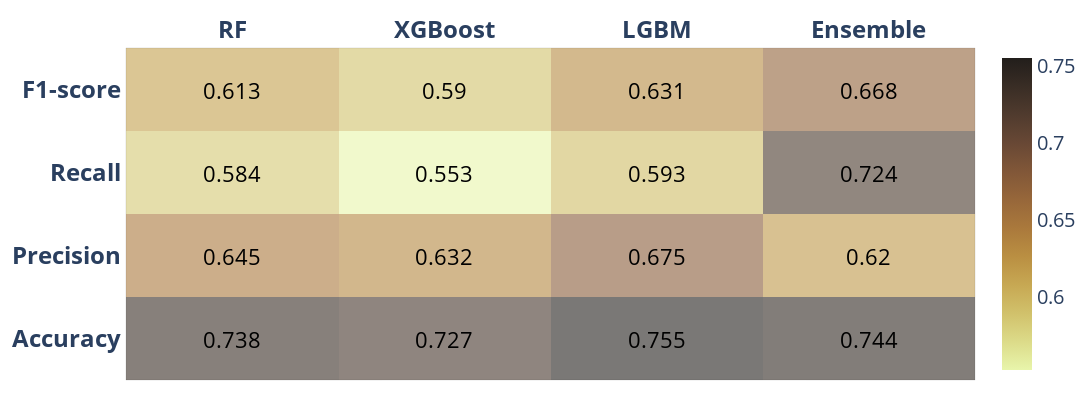

Source (notebook cell):
### Code cell
import numpy as np
import plotly.graph_objects as go
from functools import reduce
from itertools import product
from IPython.display import Image
SUB = str.maketrans("0123456789", "₀₁₂₃₄₅₆₇₈₉")
SUP = str.maketrans("0123456789", "⁰¹²³⁴⁵⁶⁷⁸⁹")
z=[[np.round(evaluation1(y_test,pred1)[0],3),np.round(evaluation1(y_test,pred2)[0],3),
    np.round(evaluation1(y_test,pred4)[0],3),np.round(evaluation1(y_test,pred)[0],3)],
   
   [np.round(evaluation1(y_test,pred1)[1],3),np.round(evaluation1(y_test,pred2)[1],3),
    np.round(evaluation1(y_test,pred4)[1],3),np.round(evaluation1(y_test,pred)[1],3)],
   
   [np.round(evaluation1(y_test,pred1)[2],3),np.round(evaluation1(y_test,pred2)[2],3),
    np.round(evaluation1(y_test,pred4)[2],3),np.round(evaluation1(y_test,pred)[2],3)],
   
   [np.round(evaluation1(y_test,pred1)[3],3),np.round(evaluation1(y_test,pred2)[3],3),
   np.round(evaluation1(y_test,pred4)[3],3), np.round(evaluation1(y_test,pred)[3],3)]]

x=['<b>RF</b>', '<b>XGBoost</b>',  '<b>LGBM</b>', '<b>Ensemble</b>']
y=['<b>Accuracy</b>','<b>Precision</b>','<b>Recall</b>','<b>F1-score</b>']

def get_anno_text(z_value):
    annotations=[]
    a, b = len(z_value), len(z_value[0])
    flat_z = reduce(lambda x,y: x+y, z_value) # z_value.flat if you deal with numpy
    coords = product(range(a), range(b))
    for pos, elem in zip(coords, flat_z):
        annotations.append({'font': {'color': 'black'},
                    'showarrow': False,
                    'text': str(elem),
                    'x': pos[1],
                    'y': pos[0],
                        'font.size':22   })
    return annotations

fig = go.Figure(data=go.Heatmap(
                   z=z,
                   x=x,
                   y=y,
                   hoverongaps = True, colorscale ='turbid',
    opacity=0.6,colorbar=dict(tickfont=dict(size=20)) ))#matter#

fig.update_layout(title={'text': "",
        'y':0.8,
        'x':0.5,
        'xanchor': 'center',
        'yanchor': 'top'},
           plot_bgcolor='rgba(0,0,0,0)',       
    annotations = get_anno_text(z),
                 width=1400,
height=400,xaxis={'side': 'top'},margin=dict(l=20, r=20, t=20, b=20))

fig.update_xaxes(tickfont = dict(size=24),linewidth=0.1, linecolor='black',
    
                 mirror=True)
fig.update_yaxes(tickfont = dict(size=24),linewidth=0.1, linecolor='black',
        
                 mirror=True)
fig.write_image("table_12.png",engine="kaleido")
#plt.savefig("table.pdf", format="pdf", bbox_inches="tight")
fig.show()
Image('table_12.png')

### Figure 1 — Plotly figure (JSON) as saved in the notebook; plotly's stock layout.template omitted (floating-point values rounded to 4 significant figures)
{"data": [{"colorbar": {"tickfont": {"size": 20}}, "colorscale": [[0, "rgb(232, 245, 171)"], [0.09091, "rgb(220, 219, 137)"], [0.1818, "rgb(209, 193, 107)"], [0.2727, "rgb(199, 168, 83)"], [0.3636, "rgb(186, 143, 66)"], [0.4545, "rgb(170, 121, 60)"], [0.5455, "rgb(151, 103, 58)"], [0.6364, "rgb(129, 87, 56)"], [0.7273, "rgb(104, 72, 53)"], [0.8182, "rgb(80, 59, 46)"], [0.9091, "rgb(57, 45, 37)"], [1, "rgb(34, 30, 27)"]], "hoverongaps": true, "opacity": 0.6, "type": "heatmap", "x": ["<b>RF</b>", "<b>XGBoost</b>", "<b>LGBM</b>", "<b>Ensemble</b>"], "y": ["<b>Accuracy</b>", "<b>Precision</b>", "<b>Recall</b>", "<b>F1-score</b>"], "z": [[0.738, 0.727, 0.755, 0.744], [0.645, 0.632, 0.675, 0.62], [0.584, 0.553, 0.593, 0.724], [0.613, 0.59, 0.631, 0.668]]}], "layout": {"annotations": [{"font": {"color": "black", "size": 22}, "showarrow": false, "text": "0.738", "x": 0, "y": 0}, {"font": {"color": "black", "size": 22}, "showarrow": false, "text": "0.727", "x": 1, "y": 0}, {"font": {"color": "black", "size": 22}, "showarrow": false, "text": "0.755", "x": 2, "y": 0}, {"font": {"color": "black", "size": 22}, "showarrow": false, "text": "0.744", "x": 3, "y": 0}, {"font": {"color": "black", "size": 22}, "showarrow": false, "text": "0.645", "x": 0, "y": 1}, {"font": {"color": "black", "size": 22}, "showarrow": false, "text": "0.632", "x": 1, "y": 1}, {"font": {"color": "black", "size": 22}, "showarrow": false, "text": "0.675", "x": 2, "y": 1}, {"font": {"color": "black", "size": 22}, "showarrow": false, "text": "0.62", "x": 3, "y": 1}, {"font": {"color": "black", "size": 22}, "showarrow": false, "text": "0.584", "x": 0, "y": 2}, {"font": {"color": "black", "size": 22}, "showarrow": false, "text": "0.553", "x": 1, "y": 2}, {"font": {"color": "black", "size": 22}, "showarrow": false, "text": "0.593", "x": 2, "y": 2}, {"font": {"color": "black", "size": 22}, "showarrow": false, "text": "0.724", "x": 3, "y": 2}, {"font": {"color": "black", "size": 22}, "showarrow": false, "text": "0.613", "x": 0, "y": 3}, {"font": {"color": "black", "size": 22}, "showarrow": false, "text": "0.59", "x": 1, "y": 3}, {"font": {"color": "black", "size": 22}, "showarrow": false, "text": "0.631", "x": 2, "y": 3}, {"font": {"color": "black", "size": 22}, "showarrow": false, "text": "0.668", "x": 3, "y": 3}], "height": 400, "margin": {"b": 20, "l": 20, "r": 20, "t": 20}, "plot_bgcolor": "rgba(0,0,0,0)", "title": {"text": "", "x": 0.5, "xanchor": "center", "y": 0.8, "yanchor": "top"}, "width": 1400, "xaxis": {"linecolor": "black", "linewidth": 0.1, "mirror": true, "side": "top", "tickfont": {"size": 24}}, "yaxis": {"linecolor": "black", "linewidth": 0.1, "mirror": true, "tickfont": {"size": 24}}}}
